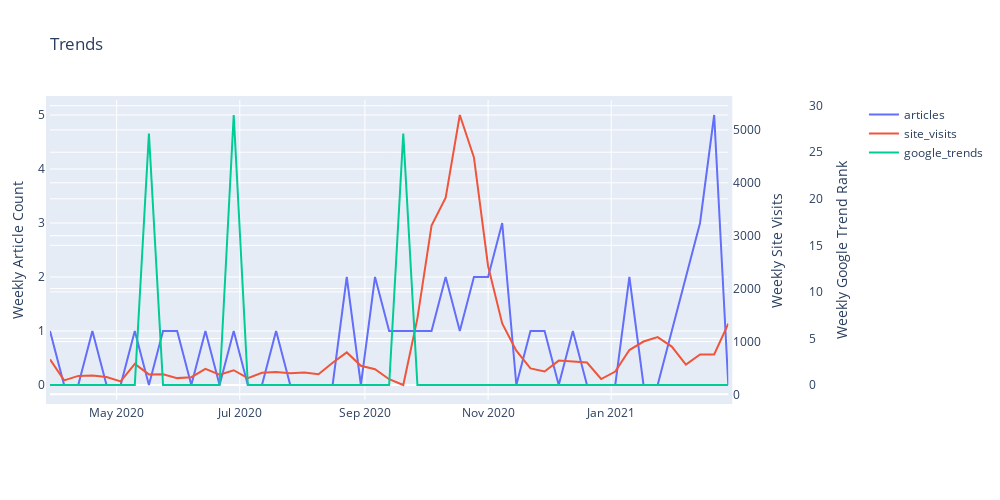

Notebook code for this chart:
### Code cell
fig = go.Figure()

fig.add_trace(
    go.Scatter(
        x=merged_df.datetime,
        y=merged_df.article_count,
        name='articles'),
)

fig.add_trace(
    go.Scatter(
        x=merged_df.datetime,
        y=merged_df.users,
        name='site_visits',
        yaxis="y2"),
)

fig.add_trace(
    go.Scatter(
        x=merged_df.datetime,
        y=merged_df.trend_value,
        name='google_trends',
        yaxis="y3"),
)

fig.update_layout(
    xaxis=dict(
        domain=[0, 0.85]
    ),
    yaxis=dict(
        title="Weekly Article Count",
        titlefont=dict(
            #color="#1f77b4"
        ),
        tickfont=dict(
            #color="#1f77b4"
        )
    ),
    yaxis2=dict(
        title="Weekly Site Visits",
        titlefont=dict(
            #color="#ff7f0e"
        ),
        tickfont=dict(
            #color="#ff7f0e"
        ),
        anchor="x",
        overlaying="y",
        side="right",
    ),
    yaxis3=dict(
        title="Weekly Google Trend Rank",
        titlefont=dict(
            #color="#d62728"
        ),
        tickfont=dict(
            #color="#d62728"
        ),
        anchor="free",
        overlaying="y",
        side="right",
        position=0.95
    ),
)

fig.update_layout(
    title_text="Trends",
    autosize=False,
    margin=dict(l=50, r=50, t=100, b=100, pad=4),
    width=1000,
    height=500,
)

fig.show()

### Figure 1 — Plotly figure (JSON) as saved in the notebook; plotly's stock layout.template omitted (floating-point values rounded to 4 significant figures)
{"data": [{"name": "articles", "type": "scatter", "x": ["2020-03-29T00:00:00", "2020-04-05T00:00:00", "2020-04-12T00:00:00", "2020-04-19T00:00:00", "2020-04-26T00:00:00", "2020-05-03T00:00:00", "2020-05-10T00:00:00", "2020-05-17T00:00:00", "2020-05-24T00:00:00", "2020-05-31T00:00:00", "2020-06-07T00:00:00", "2020-06-14T00:00:00", "2020-06-21T00:00:00", "2020-06-28T00:00:00", "2020-07-05T00:00:00", "2020-07-12T00:00:00", "2020-07-19T00:00:00", "2020-07-26T00:00:00", "2020-08-02T00:00:00", "2020-08-09T00:00:00", "2020-08-16T00:00:00", "2020-08-23T00:00:00", "2020-08-30T00:00:00", "2020-09-06T00:00:00", "2020-09-13T00:00:00", "2020-09-20T00:00:00", "2020-09-27T00:00:00", "2020-10-04T00:00:00", "2020-10-11T00:00:00", "2020-10-18T00:00:00", "2020-10-25T00:00:00", "2020-11-01T00:00:00", "2020-11-08T00:00:00", "2020-11-15T00:00:00", "2020-11-22T00:00:00", "2020-11-29T00:00:00", "2020-12-06T00:00:00", "2020-12-13T00:00:00", "2020-12-20T00:00:00", "2020-12-27T00:00:00", "2021-01-03T00:00:00", "2021-01-10T00:00:00", "2021-01-17T00:00:00", "2021-01-24T00:00:00", "2021-01-31T00:00:00", "2021-02-07T00:00:00", "2021-02-14T00:00:00", "2021-02-21T00:00:00", "2021-02-28T00:00:00"], "y": [1, 0, 0, 1, 0, 0, 1, 0, 1, 1, 0, 1, 0, 1, 0, 0, 1, 0, 0, 0, 0, 2, 0, 2, 1, 1, 1, 1, 2, 1, 2, 2, 3, 0, 1, 1, 0, 1, 0, 0, 0, 2, 0, 0, 1, 2, 3, 5, 0]}, {"name": "site_visits", "type": "scatter", "x": ["2020-03-29T00:00:00", "2020-04-05T00:00:00", "2020-04-12T00:00:00", "2020-04-19T00:00:00", "2020-04-26T00:00:00", "2020-05-03T00:00:00", "2020-05-10T00:00:00", "2020-05-17T00:00:00", "2020-05-24T00:00:00", "2020-05-31T00:00:00", "2020-06-07T00:00:00", "2020-06-14T00:00:00", "2020-06-21T00:00:00", "2020-06-28T00:00:00", "2020-07-05T00:00:00", "2020-07-12T00:00:00", "2020-07-19T00:00:00", "2020-07-26T00:00:00", "2020-08-02T00:00:00", "2020-08-09T00:00:00", "2020-08-16T00:00:00", "2020-08-23T00:00:00", "2020-08-30T00:00:00", "2020-09-06T00:00:00", "2020-09-13T00:00:00", "2020-09-20T00:00:00", "2020-09-27T00:00:00", "2020-10-04T00:00:00", "2020-10-11T00:00:00", "2020-10-18T00:00:00", "2020-10-25T00:00:00", "2020-11-01T00:00:00", "2020-11-08T00:00:00", "2020-11-15T00:00:00", "2020-11-22T00:00:00", "2020-11-29T00:00:00", "2020-12-06T00:00:00", "2020-12-13T00:00:00", "2020-12-20T00:00:00", "2020-12-27T00:00:00", "2021-01-03T00:00:00", "2021-01-10T00:00:00", "2021-01-17T00:00:00", "2021-01-24T00:00:00", "2021-01-31T00:00:00", "2021-02-07T00:00:00", "2021-02-14T00:00:00", "2021-02-21T00:00:00", "2021-02-28T00:00:00"], "y": [661, 264, 349, 356, 327, 246, 577, 377, 379, 307, 325, 483, 370, 456, 307, 409, 422, 400, 413, 381, 599, 793, 541, 476, 286, 177, 1437, 3193, 3720, 5282, 4479, 2427, 1342, 825, 491, 433, 638, 619, 602, 290, 432, 838, 999, 1082, 903, 562, 754, 753, 1336], "yaxis": "y2"}, {"name": "google_trends", "type": "scatter", "x": ["2020-03-29T00:00:00", "2020-04-05T00:00:00", "2020-04-12T00:00:00", "2020-04-19T00:00:00", "2020-04-26T00:00:00", "2020-05-03T00:00:00", "2020-05-10T00:00:00", "2020-05-17T00:00:00", "2020-05-24T00:00:00", "2020-05-31T00:00:00", "2020-06-07T00:00:00", "2020-06-14T00:00:00", "2020-06-21T00:00:00", "2020-06-28T00:00:00", "2020-07-05T00:00:00", "2020-07-12T00:00:00", "2020-07-19T00:00:00", "2020-07-26T00:00:00", "2020-08-02T00:00:00", "2020-08-09T00:00:00", "2020-08-16T00:00:00", "2020-08-23T00:00:00", "2020-08-30T00:00:00", "2020-09-06T00:00:00", "2020-09-13T00:00:00", "2020-09-20T00:00:00", "2020-09-27T00:00:00", "2020-10-04T00:00:00", "2020-10-11T00:00:00", "2020-10-18T00:00:00", "2020-10-25T00:00:00", "2020-11-01T00:00:00", "2020-11-08T00:00:00", "2020-11-15T00:00:00", "2020-11-22T00:00:00", "2020-11-29T00:00:00", "2020-12-06T00:00:00", "2020-12-13T00:00:00", "2020-12-20T00:00:00", "2020-12-27T00:00:00", "2021-01-03T00:00:00", "2021-01-10T00:00:00", "2021-01-17T00:00:00", "2021-01-24T00:00:00", "2021-01-31T00:00:00", "2021-02-07T00:00:00", "2021-02-14T00:00:00", "2021-02-21T00:00:00", "2021-02-28T00:00:00"], "y": [0, 0, 0, 0, 0, 0, 0, 27, 0, 0, 0, 0, 0, 29, 0, 0, 0, 0, 0, 0, 0, 0, 0, 0, 0, 27, 0, 0, 0, 0, 0, 0, 0, 0, 0, 0, 0, 0, 0, 0, 0, 0, 0, 0, 0, 0, 0, 0, 0], "yaxis": "y3"}], "layout": {"autosize": false, "height": 500, "margin": {"b": 100, "l": 50, "pad": 4, "r": 50, "t": 100}, "title": {"text": "Trends"}, "width": 1000, "xaxis": {"domain": [0, 0.85]}, "yaxis": {"title": {"text": "Weekly Article Count"}}, "yaxis2": {"anchor": "x", "overlaying": "y", "side": "right", "title": {"text": "Weekly Site Visits"}}, "yaxis3": {"anchor": "free", "overlaying": "y", "position": 0.95, "side": "right", "title": {"text": "Weekly Google Trend Rank"}}}}
